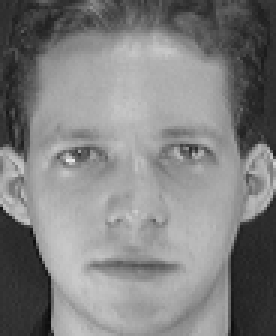
#> input picture Data/Dataset/att_faces/s1/1.pgm, 92 x 112 px (shown 3 times larger); its folder holds 3 pictures in this run
$ jupyter execute --allow-errors part1.ipynb
#> lines starting #> are read from the running program, lines starting #| are printed output that depends on the picture; pictures that were not available may be replaced by others from this repository, and a replacement may not be noted
[cell 1]
import numpy as np
import matplotlib.pyplot as plt
import os
from PIL import Image

[cell 2]
# Load all the images of specific set
def load_images(path):
#> called with path = './Data/Dataset/att_faces/s1'
    images = []
    for file in os.listdir(path):
        img = Image.open(os.path.join(path, file)).convert('L')  #L -Luinance(balck and white)
#> img is the input picture: PIL image 92x112 L; min 11, max 234, mean 128.3
        images.append(np.array(img)) # Converting images to 2d array
    return np.array(images)

[cell 3]
# Loading all the sets of images

all_faces = []
base_path = './Data/Dataset/att_faces/'

for i in range(1, 41):
    subject_path = os.path.join(base_path, f's{i}')
    subject_images = load_images(subject_path)
    all_faces.append(subject_images)

faces = np.vstack(all_faces)

print("Dataset shape:", faces.shape)
#| Dataset shape: (42, 112, 92)
print(f'face = {faces}')

[cell 4]
# Visualising the set of picture

plt.figure(figsize=(6,6))
image_set_number = 8

start_index  = (image_set_number -1)*10
end_index = start_index + 10

print(f"Displaying set {image_set_number}: ")

#> (the rest of this cell did not finish here and is left out)

[cell 5]
#  Converting images into vectors
# X - row : Each data/image,
# X - col : different pixel values of subject in different data

n_samples, h, w = faces.shape
#> n_samples = 42; h = 112; w = 92
X = faces.reshape(n_samples, h * w)

print("Data matrix shape:", X.shape)
#| Data matrix shape: (42, 10304)
print(X)

[cell 6]
# PCA - Mean centering
mean_face = np.mean(X, axis = 0)    # axis = 0 -> operate coloumn-wise : take the mean of each pixel across all images
X_centered = X - mean_face          # Determine deviance of each pixel value from the mean (Eg: 133 - 129.3 = 3.7), need to shift the center to origin

# print(f'Mean face = {mean_face}')
# print(f'X = {X}')
# print(f'X_centered = {X_centered}')

[cell 7]
# Applying SVD
    # Vt = eigenfaces
    # S = singular values
    # Eigenvalues = S^2/(n-1)

U, S, Vt = np.linalg.svd(X_centered, full_matrices=False)
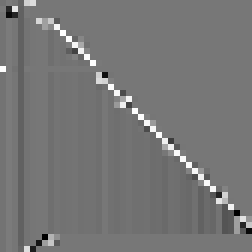
#> U: shape (42, 42) float64 (shown 6 times larger); min -0.866, max 0.987, mean -0.00351; drawn with min black and max white

# print(f'U = {U}')
# print(f'S = {S}')
# print(f'Vt = {Vt}')
print(f'Number of Eigen faces = {Vt.shape}')
#| Number of Eigen faces = (42, 10304)

[cell 8]
# Visualize eigenfaces
plt.figure(figsize=(6,6))
for i in range(10):
    plt.subplot(3,4,i+1)
    plt.imshow(Vt[i].reshape(h, w), cmap='gray')
    plt.axis('off')
plt.suptitle("Top Eigenfaces")
plt.show()
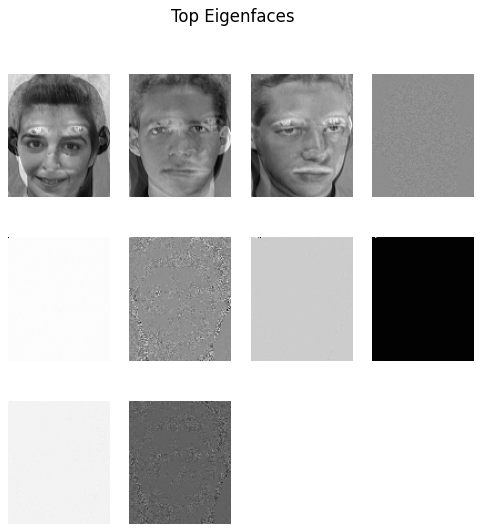
#> figure drawn by matplotlib, 10 panels

[cell 9]
# Reconstruction function, a generalized functions

def reconstruct_image(x, mean, Vt, k):
    return mean + x @ Vt[:k].T @ Vt[:k]

[cell 10]
# Comparing the different k values
k_values = [1, 5, 10, 20, 30, 50, 80, 100, 150, 200, 300]

set_number = 8

img_index = (set_number - 1) * 10
plt.figure(figsize=(10,8))

#> (the rest of this cell did not finish here and is left out)

# Analysis
<ol>
    <li> Compression Ratio
        <ul>
            <li> Defined by :
                Compression Ratio= Compressed storage / Original storage​
            <li> Higher ratio -> better compression
            <li> Trade-off with image quality
        </ul>
    <li> Mean Squared Error (MSE)
        <ul>
            <li> Measures how much information is lost during reconstruction
            <li> Lower MSE → better reconstruction
            <li> MSE decreases as k increases
        </ul>
</ol>

[cell 11]
# Function to compute MSE and Compression ratio
n_images, n_pixels = X.shape  # 400, 10304
#> n_images = 42; n_pixels = 10304

def compute_mse(original, reconstruct_image):
    return np.mean((original - reconstruct_image)**2)

def compute_compression_ratio(k):
    original_size = n_images*n_pixels
    compressed_size =(n_images * k) + (k * n_pixels) + n_pixels
    return original_size / compressed_size

[cell 12]
def pca_reconstruct(U, S, Vt, mean_image, k):
    Uk = U[:, :k]
    Sk = np.diag(S[:k])
    Vk = Vt[:k, :]

    X_reconstructed = Uk @ Sk @ Vk + mean_image
    return X_reconstructed

[cell 13]
# Compute metric for different k
mse_values = []
compression_ratios = []
X_Original = X

for k in k_values:
    recon = pca_reconstruct(U, S, Vt, mean_face, k)
    mse = compute_mse(X_Original, recon)
    cr = compute_compression_ratio(k)

    mse_values.append(mse)
    compression_ratios.append(cr)

# print(f'Mse Values are: {mse_values}')
# print(f'Compress ratios = {compression_ratios}')

[cell 14]
# MSE Vs Number of Components k

plt.figure()
plt.plot(k_values, mse_values, marker='o')
plt.xlabel("Number of principal components (k)")
plt.ylabel("Mean Squared Error (MSE)")
plt.title("MSE vs Number of Principal Components")
plt.grid(True)
plt.show()
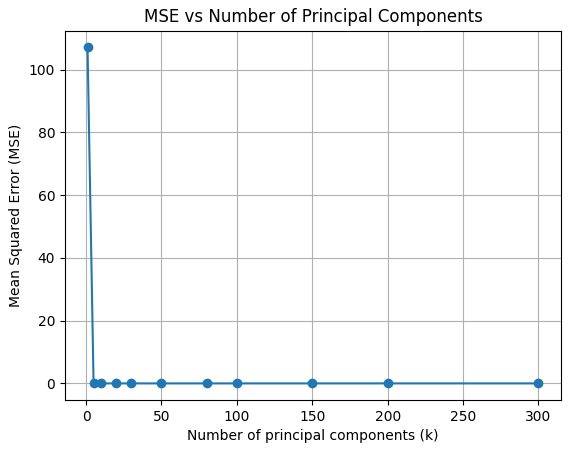
#> figure drawn by matplotlib, 1 panel; curve peaks at x = 1, y = 107.1

[cell 15]
# Compression Ratio vs Number of Components 𝑘
plt.figure()
plt.plot(k_values, compression_ratios, marker='o')
plt.xlabel("Number of principal components (k)")
plt.ylabel("Compression Ratio")
plt.title("Compression Ratio vs Number of Principal Components")
plt.grid(True)
plt.show()
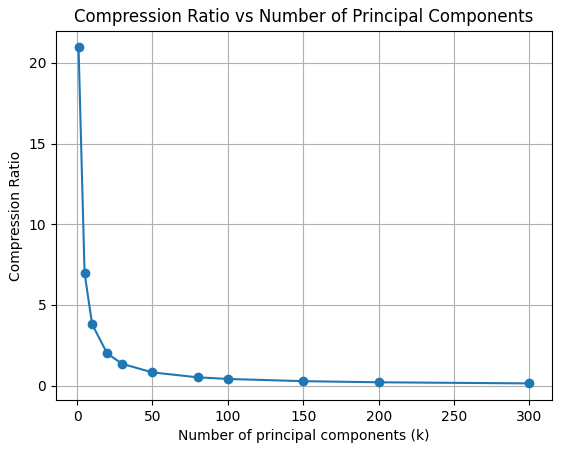
#> figure drawn by matplotlib, 1 panel; curve peaks at x = 1, y = 20.96
